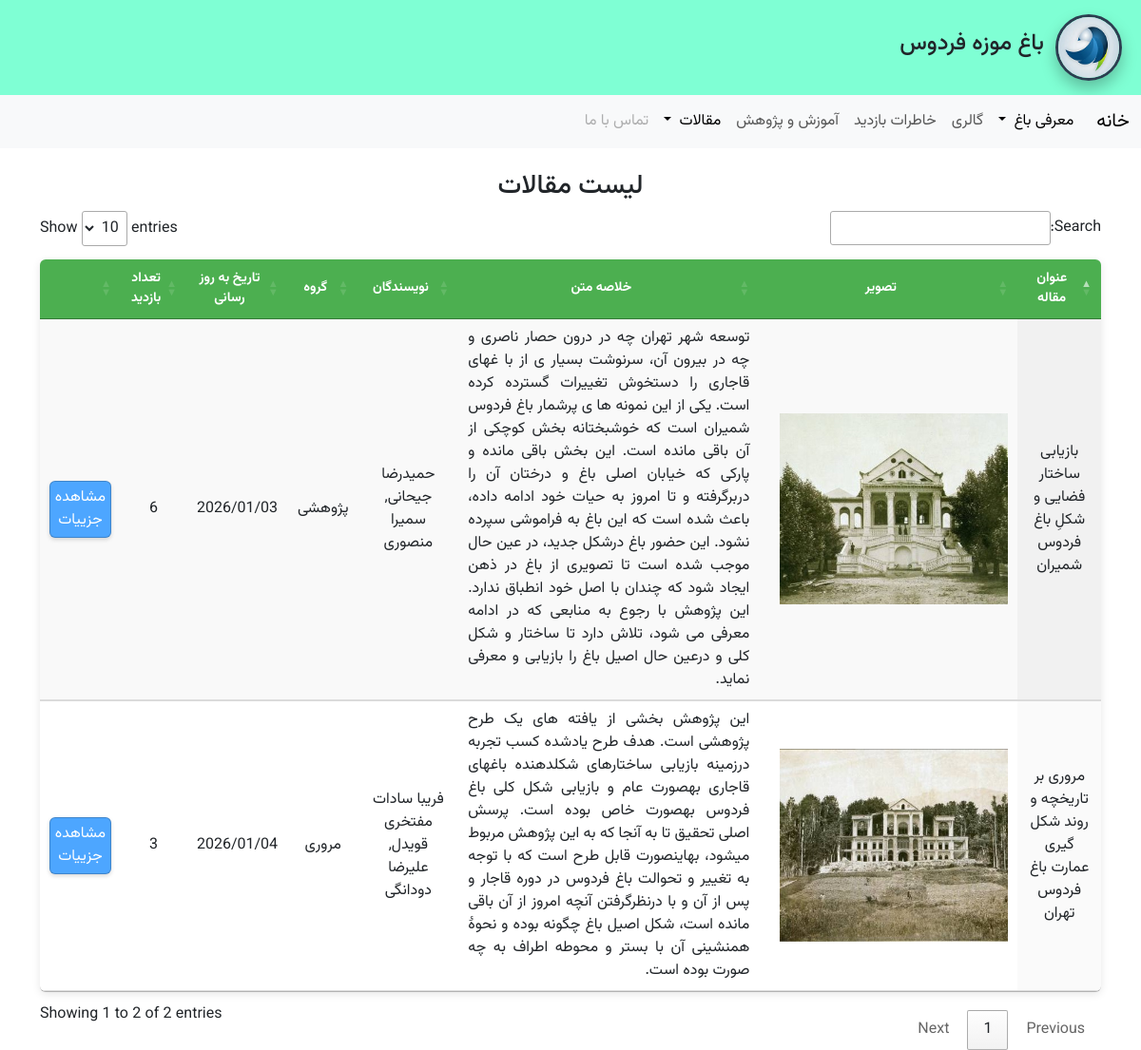
The app's page /Article/ with its own data.
### apps/Article/models.py (models this page shows, shortened)
class Article(models.Model):
    id = models.AutoField(primary_key=True ,verbose_name='کد مقاله')
    article_group = models.ForeignKey(ArticleGroup , on_delete=models.CASCADE , verbose_name='گروه مقاله')
    title = models.CharField(max_length=200 , verbose_name='عنوان مقاله')
    main_image = models.ImageField(upload_to=article_image_path,verbose_name='تصویر اصلی ')
    author= models.ManyToManyField(Author,related_name='articles',verbose_name='نویسنده')
    slug = models.SlugField(unique=True,max_length=200 ,verbose_name='slug')
    description =models.TextField(verbose_name='متن کوتاه')
    abstract = models.TextField(verbose_name='چکیده مقاله')
    keywords = models.CharField (max_length=100 , verbose_name='کلمات کلیدی')
    pdf_name = models.FileField (upload_to='pdfs/' ,max_length=100 , verbose_name='نام فایل اصلی مقاله')
    register_date = models.DateTimeField(default=timezone.now , verbose_name='تاریخ ثبت')
    publication_date = models.DateTimeField(null=True, blank=True ,verbose_name='تاریخ انتشار')
    update_date = models.DateTimeField(auto_now=True ,verbose_name='تاریخ به روز رسانی')
    number_of_visit = models.IntegerField(default=0,verbose_name='تعداد بازدید')
    is_active = models.BooleanField(default=False , verbose_name='وضعیت فعال/غیر فعال ')
    class Meta:
        verbose_name = 'مقاله'
        verbose_name_plural = 'مقالات'
        db_table = 't_Article'

class Author(models.Model):
    id = models.AutoField(primary_key=True ,verbose_name='کد نویسنده')
    name = models.CharField(max_length=100 , verbose_name='نام')
    family = models.CharField(max_length=100 , verbose_name='نام خانوادگی')
    education = models.CharField(max_length=100 , verbose_name='تحصیلات')
    job_title = models.CharField(max_length=100 , verbose_name='شغل')
    email = models.EmailField(unique=True , verbose_name='ایمیل')
    slug = models.SlugField(unique=True ,verbose_name='slug')
    phone_number = models.CharField(max_length=15 ,blank=True ,  verbose_name='شماره تلفن')
    is_active = models.BooleanField(default=False , verbose_name='وضعیت فعال/غیر فعال')
    class Meta:
        verbose_name = 'نویسنده'
        verbose_name_plural = 'نویسندگان'
        db_table = 't_Author'

class ArticleGroup(models.Model):
    id = models.AutoField(primary_key=True , verbose_name='کد گروه')
    title = models.CharField(max_length=100 , verbose_name='عنوان گروه')
    def __str__(self):
        return self.title
    class  Meta:
        verbose_name = ' گروه مقاله'
        verbose_name_plural = 'گروه مقالات'
        db_table = 't_ArticleGroup'

### apps/Article/views.py (the view)
# urls.py: path('',views.Article_view, name='Article_view'),
def Article_view(request):
    article = Article.objects.all()
    context = {
        'Articles' : article,
        'media_url': settings.MEDIA_URL,
    }
    return render (request , 'article_app/article.html',context)

### apps/main/views.py (called while the page is built)
def media_admin(request):
    return {'media_url':settings.MEDIA_URL,}

### templates/article_app/article.html (shortened to what this page needs)
{% extends 'base.html' %}
{% load static %}
{% block content %}
    <h3 style="text-align: center;"> لیست مقالات</h3>
    <div class="container">
    <table id="lastPricesTable" class="display">
        <thead>
            <tr>
                <th style="text-align: center;">عنوان مقاله</th>
                <th style="text-align: center;">تصویر</th>
                <th style="text-align: center;">خلاصه متن</th>
                <th style="text-align: center;">نویسندگان</th>
                <th style="text-align: center;">گروه</th>
                <th style="text-align: center;">تاریخ به روز رسانی</th>
                <th style="text-align: center;">تعداد بازدید</th>
                <th></th>
            </tr>
        </thead>
        <tbody>
            {% for Article in Articles %}
                <tr>
                    <td>{{ Article.title }}</td>
                    <td>
                        <img src="{{ media_url }}{{ Article.main_image }}"
                             style="width: 240px; vertical-align: middle; margin: 0 0 0 12px;"
                             alt="تصویر مقاله">
                    </td>
                    <td style="text-align: justify;">{{ Article.description }}</td>
                    <td>
                        {% for writer in Article.author.all %}
                            {{ writer.name }}{% if not forloop.last %}, {% endif %}
                        {% endfor %}
                    </td>
                    <td>{{ Article.article_group }}</td>
                    <td>{{ Article.update_date|date:"Y/m/d" }}</td>
                    <td>{{ Article.number_of_visit }}</td>
                    <td>
                        <a href="{% url 'Article:article_detaile' id=Article.id %}" class="btn2">مشاهده جزییات</a>
                    </td>
                </tr>
            {% endfor %}
        </tbody>
    </table>
    </div>
    <link rel="stylesheet" href="https://cdn.datatables.net/1.13.6/css/jquery.dataTables.min.css">
{% endblock content %}

### static/css/style.css (style rules this page uses)
.body { direction: rtl; font-family: Vazirmatn; font-weight: 400; }
.btn2 { display: inline-block; width: 65px; height: 60px; text-align: center; padding: 5px; background-color: #4da6ff; color: #fff; text-decoration: none; border: 1px solid rgba(0,0,0,.2); border-radius: 6px; box-shadow: 0 2px 4px rgba(0,0,0,.15); }
table { width: 90%; margin: 0 auto; border-collapse: collapse; box-shadow: 0 2px 8px rgba(0,0,0,0.1); background-color: #fff; }
table th { background-color: #4CAF50; color: white; padding: 12px; text-align: center; font-size: 14px; }
table td { padding: 10px; text-align: center; border-bottom: 1px solid #ddd; font-size: 16px; }
table tr:nth-child(even) { background-color: #f2f2f2; }
table { border-radius: 6px; overflow: hidden; }

### records on screen
Article: title "بازیابی ساختار فضایی و شکلِ باغ فردوس شمیران", main_image (picture), description "توسعه شهر تهران چه در درون حصار ناصری و چه در بیرون آن، سرنوشت بسیار ی از با غهای قاجاری را دستخوش تغییرات گسترده کرده است. یکی از این نمونه ها ی پرشمار باغ فردوس شمیران است که خوشبختانه بخش کوچکی از آن باقی مانده است. این بخش باقی مانده و پارکی که خیابان اصلی باغ و درختان آن را دربرگرفته و تا امروز به حیات خود ادامه داده، باعث شده است که این باغ به فراموشی سپرده نشود. این حضور باغ درشکل جدید، در عین حال موجب شده است تا تصویری از باغ در ذهن ایجاد شود که چندان با اصل خود انطباق ندارد. این پژوهش با رجوع به منابعی که در ادامه معرفی می شود، تلاش دارد تا ساختار و شکل کلی و درعین حال اصیل باغ را بازیابی و معرفی نماید.", article_group "پژوهشی", update_date "2026/01/03", number_of_visit "6"
Author: name "حمیدرضا جیحانی"
Author: name "سمیرا منصوری"
Article: title "مروری بر تاریخچه و روند شکل گیری عمارت باغ فردوس تهران", main_image (picture), description "این پژوهش بخشی از یافته های یک طرح پژوهشی است. هدف طرح یادشده کسب تجربه درزمینه بازیابی ساختارهای شکلدهنده باغهای قاجاری بهصورت عام و بازیابی شکل کلی باغ فردوس بهصورت خاص بوده است. پرسش اصلی تحقیق تا به آنجا که به این پژوهش مربوط میشود، بهاینصورت قابل طرح است که با توجه به تغییر و تحوالت باغ فردوس در دوره قاجار و پس از آن و با درنظرگرفتن آنچه امروز از آن باقی مانده است، شکل اصیل باغ چگونه بوده و نحوۀ همنشینی آن با بستر و محوطه اطراف به چه صورت بوده است.", article_group "مروری", update_date "2026/01/04", number_of_visit "3"
Author: name "فریبا سادات مفتخری قویدل"
Author: name "علیرضا دودانگی"
